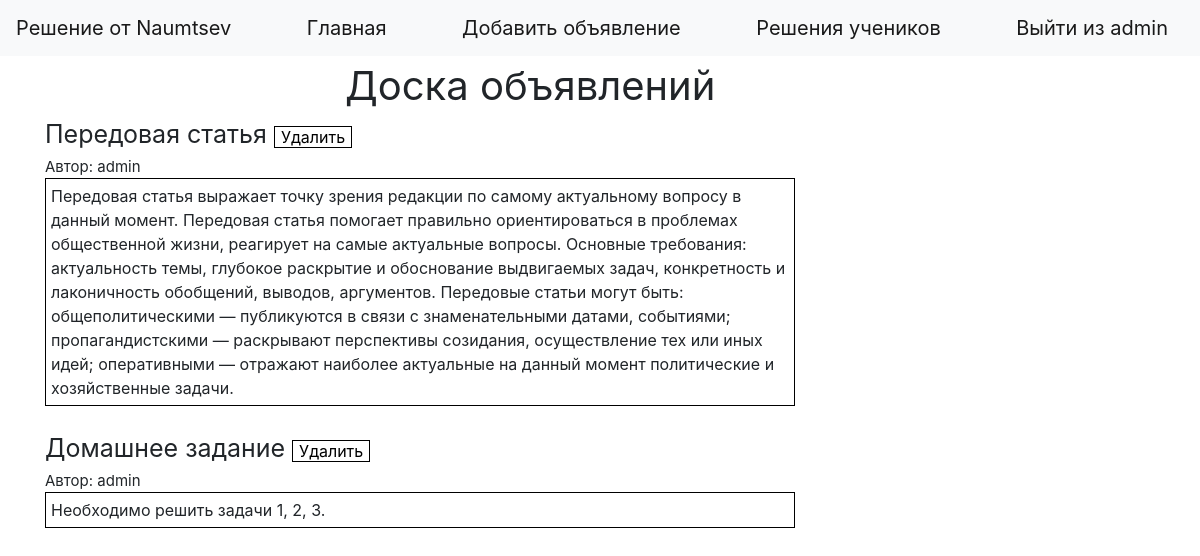
Page / (signed in) on the committed database.
### solution.py (models this page shows, shortened)
class AnnouncementModel(db.Model):
    id = db.Column(db.Integer, primary_key=True)
    author = db.Column(db.String(80), unique=False, nullable=False)
    title = db.Column(db.String(200), unique=False, nullable=False)
    announcement = db.Column(db.String(2000), unique=True, nullable=False)

### solution.py (the view)
@app.route('/', methods=['POST', 'GET'])
def index():
    if 'username' not in session:
        return redirect('/login')
    all = AnnouncementModel.query.all()
    announcements = []
    for i in all:
        announcements.append((i.id, i.author, i.title, i.announcement))
    return render_template('index.html', ADMINS=ADMINS, session=session, events=announcements, sz=len(announcements))

### templates/index.html
{% extends "base.html" %}
{% block content %}
    {% if not sz %}
     <a style="margin:300px;font-size:40px">Cписок объявлений пуст</a>
    {% else %}
           <a style="margin:300px;font-size:40px">Доска объявлений</a>
            <br/>
    {% endif %}
    {% for id, author, title, announcement in events%}
         <div style="align:center">
             <a style="font-size:25px" > {{title}}
                 {% if "username" in session and session["username"] in ADMINS%}
                        <a style="border: 1px solid black;padding-left:6px;padding-right:6px;color:black" href="/delete_announcement_{{id}}">  Удалить</a></a>
                {% endif %}
                <br/>
            <a style="align:right;font-size:15px" >  Автор: {{author}}</a>
              <div style="border: 1px solid black;padding:5px;width:750px">
            {{announcement}}
              </div>
        </div>
        <br/>
    {% endfor %}
{% endblock %}

### rows in the picture
AnnouncementModel: title "Передовая статья", author "admin", announcement "Передовая статья выражает точку зрения редакции по самому актуальному вопросу в данный момент. Передовая статья помогает правильно ориентироваться в проблемах общественной жизни, реагирует на самые актуальные вопросы. Основные требования: актуальность темы, глубокое раскрытие и обоснование выдвигаемых задач, конкретность и лаконичность обобщений, выводов, аргументов. Передовые статьи могут быть: общеполитическими — публикуются в связи с знаменательными датами, событиями; пропагандистскими — раскрывают перспективы созидания, осуществление тех или иных идей; оперативными — отражают наиболее актуальные на данный момент политические и хозяйственные задачи."
AnnouncementModel: title "Домашнее задание", author "admin", announcement "Необходимо решить задачи 1, 2, 3."

### other values in the picture
{{ session["username"] }} "admin"
